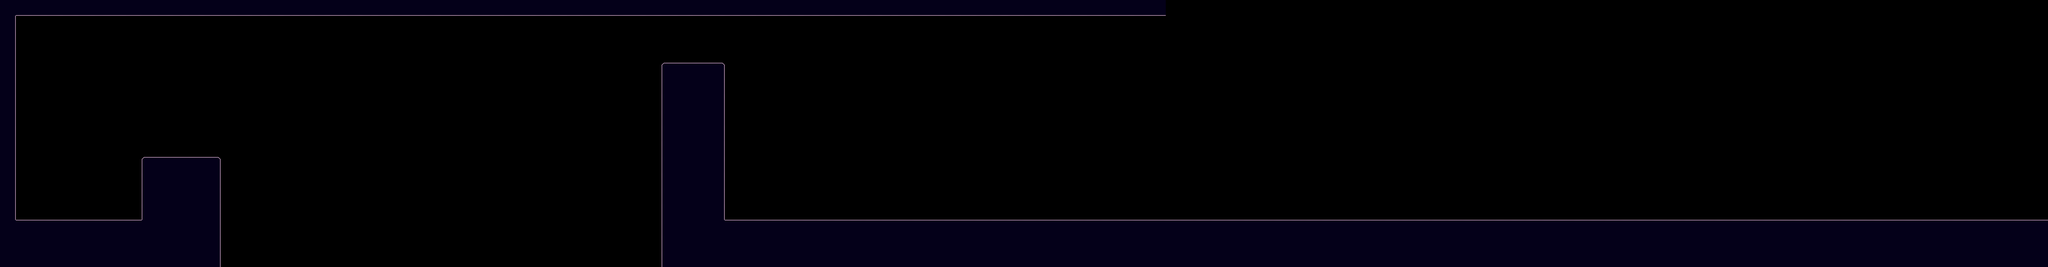

The image is a tile-based game level rendered from a .tmx file. Its description and source (layers, tilesets, objects; grid data summarised) follow:
An orthogonal 130x17 tile map with 64x64 px tiles, 1 tile layer (walls), 5 tilesets and 21 objects (8x Moving Platform, 4x Weighted Platform, 4x Checkpoint, 0, player).

<map version="1.10" tiledversion="1.10.2" orientation="orthogonal" renderorder="right-down" width="130" height="17" tilewidth="64" tileheight="64" infinite="0" nextlayerid="20" nextobjectid="709">
 <editorsettings>
  <export target="../levelsJson/PlatformLevel.tmj" format="json" />
 </editorsettings>
 <tileset firstgid="1" source="Images.tsx" />
 <tileset firstgid="75" source="platforms.tsx" />
 <tileset firstgid="148" source="walls.tsx" />
 <tileset firstgid="160" source="Backgrounds.tsx" />
 <tileset firstgid="164" source="rabbeatTileset.tsx" />
 <objectgroup id="2" name="background" locked="1">
  <object id="536" name="0" gid="57" x="1439" y="757" width="130" height="130">
   <properties>
    <property name="num" type="int" value="0" />
   </properties>
  </object>
  <object id="690" gid="163" x="0" y="1088" width="6464" height="1088" />
 </objectgroup>
 <objectgroup id="18" name="backgroundArt" />
 <layer id="1" name="walls" width="130" height="17">
  <data>[2210 cells, 453 non-empty, 7 distinct tile ids]</data>
 </layer>
 <objectgroup id="10" name="weightedPlatforms">
  <object id="703" type="Weighted Platform" gid="139" x="2944" y="288.194" width="192" height="32">
   <properties>
    <property name="genre" value="jazz" />
    <property name="moveTime" type="int" value="1" />
    <property name="platformInterval" type="int" value="1" />
   </properties>
  </object>
  <object id="704" type="Weighted Platform" gid="141" x="2944" y="864" width="192" height="32">
   <properties>
    <property name="moveTime" type="int" value="1" />
    <property name="platformInterval" type="int" value="1" />
   </properties>
  </object>
  <object id="705" type="Weighted Platform" gid="139" x="3652" y="257.567" width="192" height="32">
   <properties>
    <property name="genre" value="jazz" />
    <property name="moveTime" type="int" value="0" />
    <property name="num" type="int" value="1" />
    <property name="platformInterval" type="int" value="1" />
    <property name="waitTime" type="int" value="0" />
   </properties>
  </object>
  <object id="706" type="Weighted Platform" gid="141" x="3652" y="867.903" width="192" height="32">
   <properties>
    <property name="moveTime" type="int" value="0" />
    <property name="num" type="int" value="1" />
    <property name="platformInterval" type="int" value="1" />
    <property name="waitTime" type="int" value="0" />
   </properties>
  </object>
 </objectgroup>
 <objectgroup id="16" name="movingPlatforms">
  <object id="692" type="Moving Platform" gid="140" x="1756" y="672" width="192" height="32">
   <properties>
    <property name="moveTime" type="int" value="0" />
    <property name="totalPos" type="int" value="4" />
    <property name="waitTime" type="int" value="1" />
   </properties>
  </object>
  <object id="696" type="Moving Platform" gid="140" x="2076.1" y="672" width="192" height="32">
   <properties>
    <property name="moveTime" type="int" value="0" />
    <property name="pos" type="int" value="1" />
    <property name="totalPos" type="int" value="4" />
   </properties>
  </object>
  <object id="698" type="Moving Platform" gid="140" x="2076" y="672" width="192" height="32">
   <properties>
    <property name="moveTime" type="int" value="0" />
    <property name="pos" type="int" value="3" />
    <property name="totalPos" type="int" value="4" />
   </properties>
  </object>
  <object id="697" type="Moving Platform" gid="140" x="2396" y="672" width="192" height="32">
   <properties>
    <property name="moveTime" type="int" value="0" />
    <property name="pos" type="int" value="2" />
    <property name="totalPos" type="int" value="4" />
   </properties>
  </object>
  <object id="699" type="Moving Platform" gid="140" x="1756" y="430" width="192" height="32">
   <properties>
    <property name="moveTime" type="int" value="0" />
    <property name="num" type="int" value="1" />
    <property name="pos" type="int" value="2" />
    <property name="totalPos" type="int" value="4" />
    <property name="waitTime" type="int" value="1" />
   </properties>
  </object>
  <object id="700" type="Moving Platform" gid="140" x="2075.6" y="430" width="192" height="32">
   <properties>
    <property name="moveTime" type="int" value="0" />
    <property name="num" type="int" value="1" />
    <property name="pos" type="int" value="3" />
    <property name="totalPos" type="int" value="4" />
   </properties>
  </object>
  <object id="701" type="Moving Platform" gid="140" x="2076" y="430" width="192" height="32">
   <properties>
    <property name="moveTime" type="int" value="0" />
    <property name="num" type="int" value="1" />
    <property name="pos" type="int" value="1" />
    <property name="totalPos" type="int" value="4" />
   </properties>
  </object>
  <object id="702" type="Moving Platform" gid="140" x="2396" y="430" width="192" height="32">
   <properties>
    <property name="moveTime" type="int" value="0" />
    <property name="num" type="int" value="1" />
    <property name="pos" type="int" value="0" />
    <property name="totalPos" type="int" value="4" />
   </properties>
  </object>
 </objectgroup>
 <objectgroup id="13" name="platforms">
  <object id="691" gid="135" x="1238.5" y="672" width="192" height="32" />
  <object id="707" gid="135" x="4216.49" y="554.907" width="192" height="32" />
 </objectgroup>
 <objectgroup id="7" name="enemies" />
 <objectgroup id="8" name="checkpoints">
  <object id="565" type="Checkpoint" gid="8" x="80" y="896" width="130" height="130">
   <properties>
    <property name="num" type="int" value="0" />
   </properties>
  </object>
  <object id="576" type="Checkpoint" gid="8" x="652.485" y="1429.33" width="130" height="130">
   <properties>
    <property name="num" type="int" value="2" />
   </properties>
  </object>
  <object id="669" type="Checkpoint" gid="8" x="308.606" y="1417.21" width="130" height="130">
   <properties>
    <property name="num" type="int" value="1" />
   </properties>
  </object>
 </objectgroup>
 <objectgroup id="6" name="player">
  <object id="2" name="player" gid="3" x="192" y="896" width="75" height="142" />
 </objectgroup>
 <objectgroup id="9" name="goal">
  <object id="708" type="Checkpoint" gid="13" x="4760.24" y="886.212" width="128" height="130">
   <properties>
    <property name="num" type="int" value="1" />
   </properties>
  </object>
 </objectgroup>
 <objectgroup id="12" name="foregroundArt" class="bigwire" />
</map>
